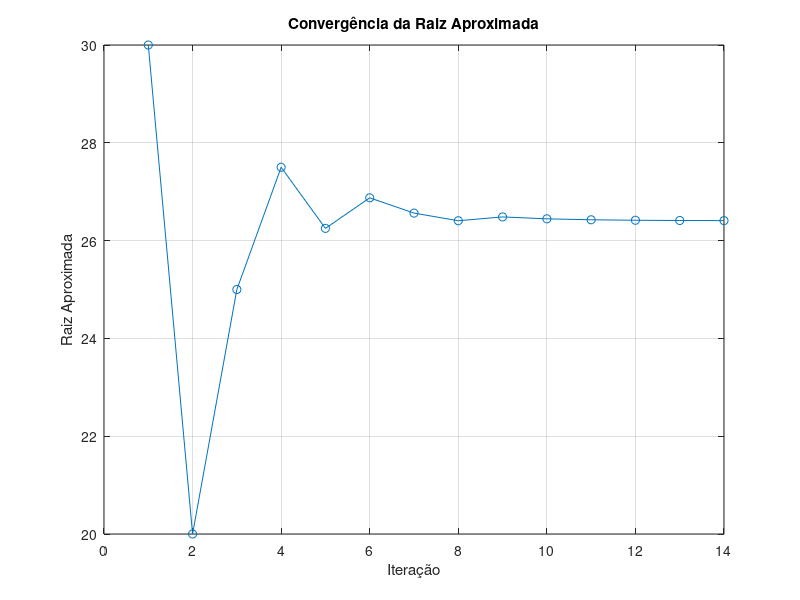

Here is the MATLAB script that generated this plot:
function bisseccao()
    % Parâmetros do foguete
    u = 1800; % velocidade de expulsão do combustível (m/s)
    m = 160000; % massa inicial do foguete (kg)
    q = 2600; % taxa de consumo de combustível (kg/s)
    g = 9.81; % aceleração da gravidade (m/s^2)
    v_desejada = 750; % velocidade desejada (m/s)

    % Limites iniciais para o tempo
    a = 10; % limite inferior (s)
    b = 50; % limite superior (s)

    % Critério de parada
    tolerancia = 0.01; % tolerância de 1%
    max_iter = 100; % número máximo de iterações

    % Inicializações
    iter = 0;
    erro = 100;
    raizes = []; % Armazena as raízes aproximadas

    % Imprime cabeçalho da tabela com largura fixa
    fprintf('%-12s %-18s %-18s %-18s %-18s %-18s\n', ...
            'Iteração', 'Limite Inferior', 'Limite Superior', 'Raiz Aproximada', 'f(xr)', 'Erro Aproximado (%)');

    % Laço principal do método da bisseção
    while erro > tolerancia && iter < max_iter
        xr = (a + b) / 2; % estimativa da raiz
        f_xr = velocidade_subida(xr, u, m, q, g) - v_desejada;
        f_a = velocidade_subida(a, u, m, q, g) - v_desejada;

        % Atualiza os limites
        if f_xr * f_a < 0
            b = xr;
        else
            a = xr;
        end

        % Calcula o novo erro aproximado
        if iter > 0
            erro = abs((xr - xr_old) / xr) * 100;
        end

        % Imprime a linha da tabela com formatação de largura fixa
        fprintf('%-12d %-18.4f %-18.4f %-18.4f %-18.4f %-18.4f\n', ...
                iter + 1, a, b, xr, f_xr, erro);

        % Armazena a raiz aproximada
        raizes = [raizes xr];

        % Prepara próxima iteração
        xr_old = xr;
        iter = iter + 1;
    end

    % Mostra a raiz final
    fprintf('\nA raiz encontrada é t = %.4f s\n', xr);

    % Gráfico de convergência
    iteracoes = 1:iter;
    plot(iteracoes, raizes, '-o');
    xlabel('Iteração');
    ylabel('Raiz Aproximada');
    title('Convergência da Raiz Aproximada');
    grid on;
end

function v = velocidade_subida(t, u, m, q, g)
    % Calcula a velocidade de subida do foguete
    v = u * log(m / (m - q * t)) - g * t;
end
